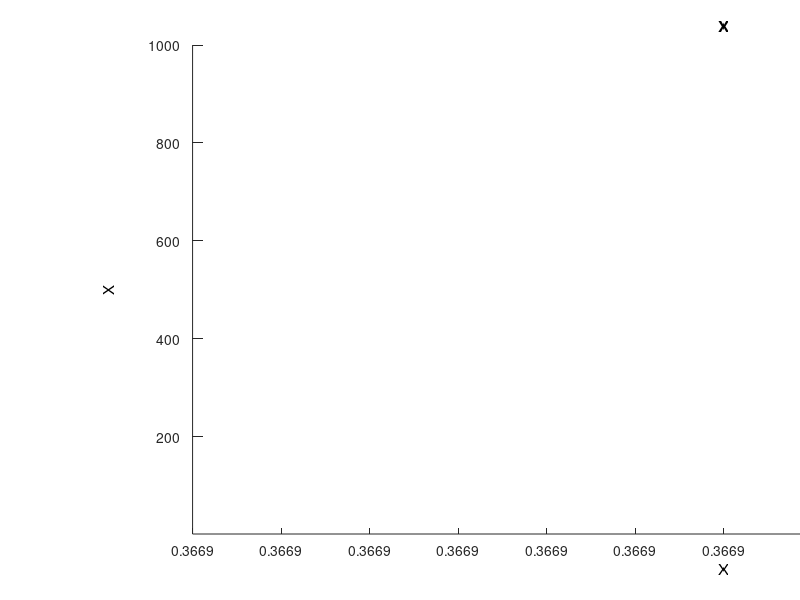

Here is the MATLAB script that generated this plot:
function out = figparams
%FIGPARAMS Calculate figure parameters.  
%   OUT = FIGPARAMS calculates absolute figure parameters that can be
%   used in laying out axes positions.
%
%   The parameters that determine these dimensions only need to be computed
%   once per MATLAB session because they are independent of the image being
%   displayed and depend on the machine running the display function.

%   Copyright 1993-2011 The MathWorks, Inc.
%   $Revision: 1.1.8.3 $  $Date: 2011/02/09 18:56:18 $


% lock file as this should only be calculated once per MATLAB session
mlock

persistent p
if ~isempty(p)
    out = p;
    return
end

hfig = figure('Visible', 'off', 'IntegerHandle', 'off', 'Units', 'pixels');
hax  = axes('Parent', hfig, 'Units', 'pixels', ...
            'XAxisLocation', 'bottom', 'YAxisLocation', 'left');

ax_pos  = get(hax, 'Position');
fig_pos = get(hfig, 'Position');
fig_outer_pos = get(hfig, 'OuterPosition');

% Decorations are the titlebar, toolbars, menu bars, and the edges of
% figure windows. Really, just the difference between the 'Position' and
% the 'OuterPosition.'
%
% Note: The calculation of the 'OuterPosition' is platform dependent and
% there have been bugs on certain platforms.
p.LeftDecoration   = abs(fig_pos(3) - fig_outer_pos(3))/2;
p.BottomDecoration = p.LeftDecoration;
p.RightDecoration  = p.LeftDecoration;
p.TopDecoration    = fig_outer_pos(4) - fig_pos(4) - p.BottomDecoration + ...
    60; % fudge factor to account for menus and toolbar which seem to not
        % be part of figure OuterPosition.

set(hax,'YLim',[1 1000]); % So tick labels will fit for images with 
                          % 1000s of pixels in either dimension.

htitle  = get(hax, 'title');
hxlabel = get(hax, 'xlabel');
hylabel = get(hax, 'ylabel');

set([htitle hxlabel hylabel], 'Units', 'pixels', 'String', 'X');

% premultipliers are tuned to "look good" for most image sizes
title_extent = get(htitle, 'Extent');
p.AxesTitleHeight = 2 * (title_extent(2) + title_extent(4)/2 - ax_pos(4));

xlabel_extent = get(hxlabel, 'Extent');
p.XLabelHeight = -2 * (xlabel_extent(2) + xlabel_extent(4)/2);

ylabel_extent = get(hylabel, 'Extent');
p.YLabelWidth = -1.8 * (ylabel_extent(1) + ylabel_extent(3)/2);

close(hfig);

screen_units = get(0, 'Units');
set(0, 'Units', 'pixels');
screen_size = get(0, 'ScreenSize');
set(0, 'Units', screen_units);

if any(screen_size(3:4) <= 1)
    p.ScreenWidth  = 10000;
    p.ScreenHeight = 10000;
else
    p.ScreenWidth = screen_size(3);
    p.ScreenHeight = screen_size(4);
end

% pre-compute total decorations
p.horizontalDecorations = p.RightDecoration  + p.LeftDecoration;
p.verticalDecorations   = p.BottomDecoration + p.TopDecoration;

% pre-compute loose border sizes (gutterWidth and gutterHeight)
p.looseBorderWidth = 2 * ceil(p.YLabelWidth);
p.looseBorderHeight = ceil(p.XLabelHeight + p.AxesTitleHeight);

out = p;
